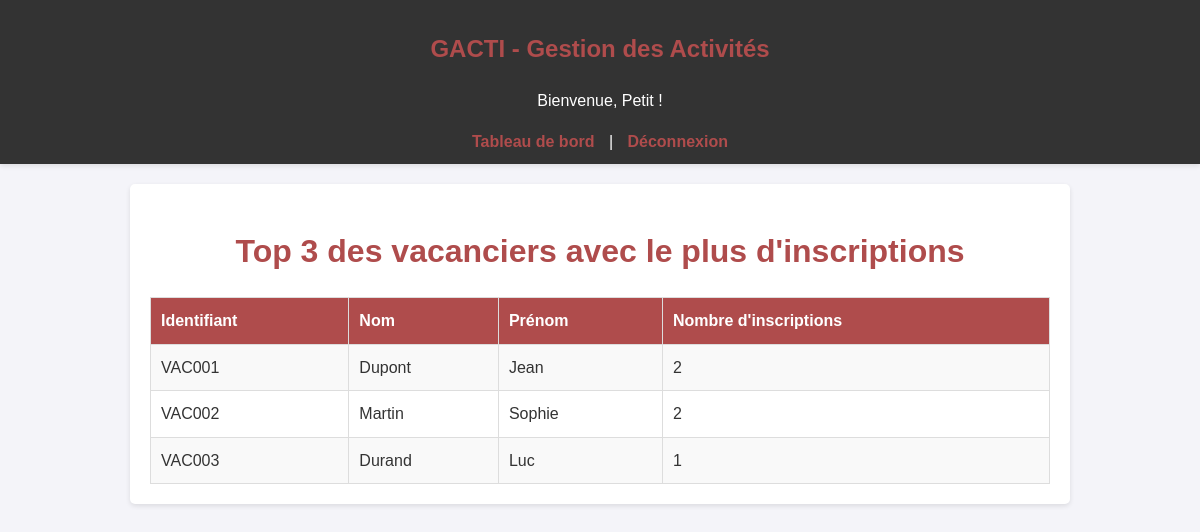
Screenshot of /pages/vacancier_vip.php (signed in) with the database file from the repository.
### tables this page shows
CREATE TABLE `compte` (
  `USER` char(8) NOT NULL,
  `MDP` varchar(255) DEFAULT NULL,
  `NOMCOMPTE` char(40) DEFAULT NULL,
  `PRENOMCOMPTE` char(30) DEFAULT NULL,
  `DATEINSCRIP` date DEFAULT NULL,
  `DATEFERME` date DEFAULT NULL,
  `TYPEPROFIL` char(2) DEFAULT NULL,
  `DATEDEBSEJOUR` date DEFAULT NULL,
  `DATEFINSEJOUR` date DEFAULT NULL,
  `DATENAISCOMPTE` date DEFAULT NULL,
  `ADRMAILCOMPTE` char(70) DEFAULT NULL,
  `NOTELCOMPTE` char(15) DEFAULT NULL
);

### pages/vacancier_vip.php (the view, shortened to what this page needs)
<?php
include('../config.php');
include('../includes/header.php');
$vacanciers = [];
try {
    $stmt = $pdo->query("
        SELECT
            c.USER,
            c.NOMCOMPTE,
            c.PRENOMCOMPTE,
            COUNT(i.NOINSCRIP) AS total_inscriptions
        FROM inscription i
        JOIN compte c ON i.USER = c.USER
        WHERE c.TYPEPROFIL = 'VA'
        GROUP BY c.USER, c.NOMCOMPTE, c.PRENOMCOMPTE
        ORDER BY total_inscriptions DESC
        LIMIT 3
    ");
    $vacanciers = $stmt->fetchAll(PDO::FETCH_ASSOC);
} catch (PDOException $e) {
    die("Erreur SQL : " . $e->getMessage());
}
?>
<!DOCTYPE html>
<html lang="fr">
<head>
</head>
<body>
    <h1 style="text-align:center;">Top 3 des vacanciers avec le plus d'inscriptions</h1>
    <table border="1" style="margin:auto; border-collapse:collapse;">
        <tr>
            <th>Identifiant</th>
            <th>Nom</th>
            <th>Prénom</th>
            <th>Nombre d'inscriptions</th>
        </tr>
        <?php foreach ($vacanciers as $v): ?>
            <tr>
                <td><?= htmlspecialchars($v['USER']) ?></td>
                <td><?= htmlspecialchars($v['NOMCOMPTE']) ?></td>
                <td><?= htmlspecialchars($v['PRENOMCOMPTE']) ?></td>
                <td><?= $v['total_inscriptions'] ?></td>
            </tr>
        <?php endforeach; ?>
    </table>
</body>
</html>

### style.css (style rules this page uses)
body { font-family: Arial, sans-serif; margin: 0; padding: 0; background-color: #f4f4f9; color: #333; line-height: 1.6; }
h1, h2, h3 { text-align: center; color: #af4c4c; margin-bottom: 20px; }
table { width: 100%; border-collapse: collapse; margin: 20px 0; }
table th, table td { padding: 10px; text-align: left; border: 1px solid #ddd; }
table th { background-color: #af4c4c; color: white; }
table tr:nth-child(even) { background-color: #f9f9f9; }

### rows the page displays
compte: USER "VAC001", NOMCOMPTE "Dupont", PRENOMCOMPTE "Jean", total_inscriptions "2"
compte: USER "VAC002", NOMCOMPTE "Martin", PRENOMCOMPTE "Sophie", total_inscriptions "2"
compte: USER "VAC003", NOMCOMPTE "Durand", PRENOMCOMPTE "Luc", total_inscriptions "1"

### other values shown
$_SESSION['username'] "Petit"
